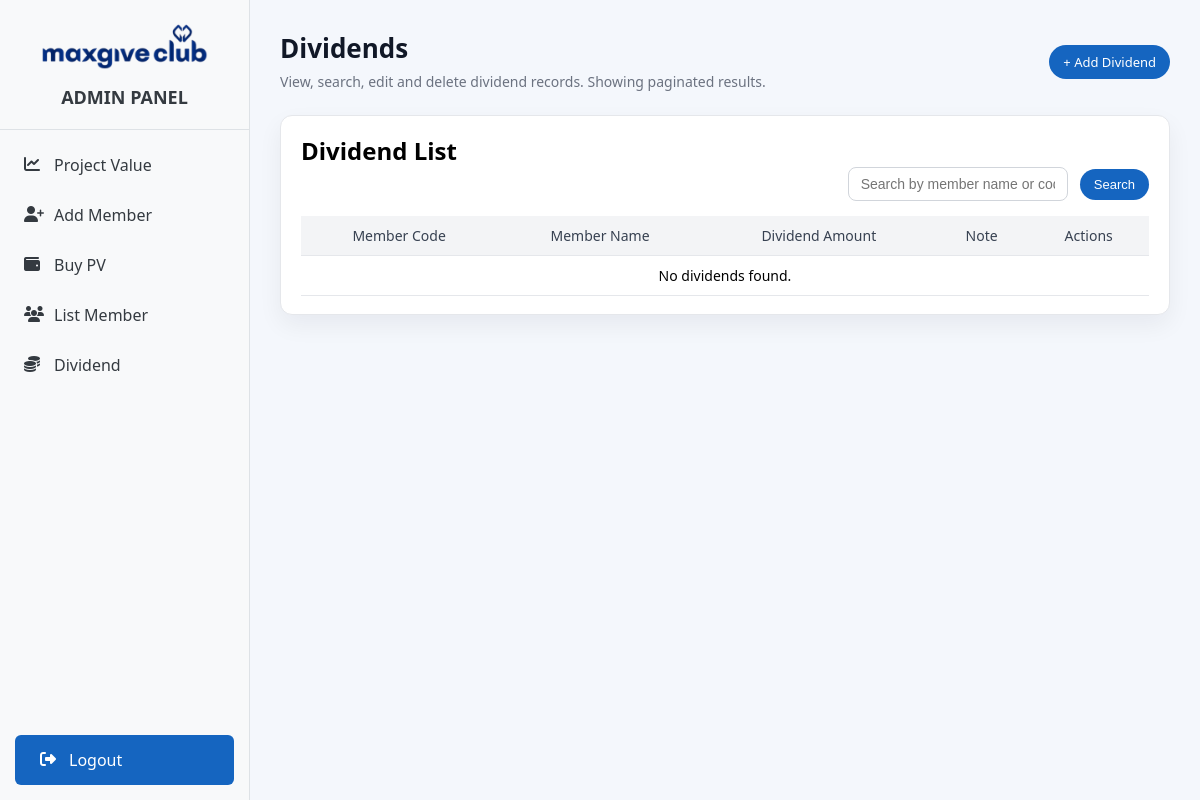
Page /dividend/ on the earlier database version.
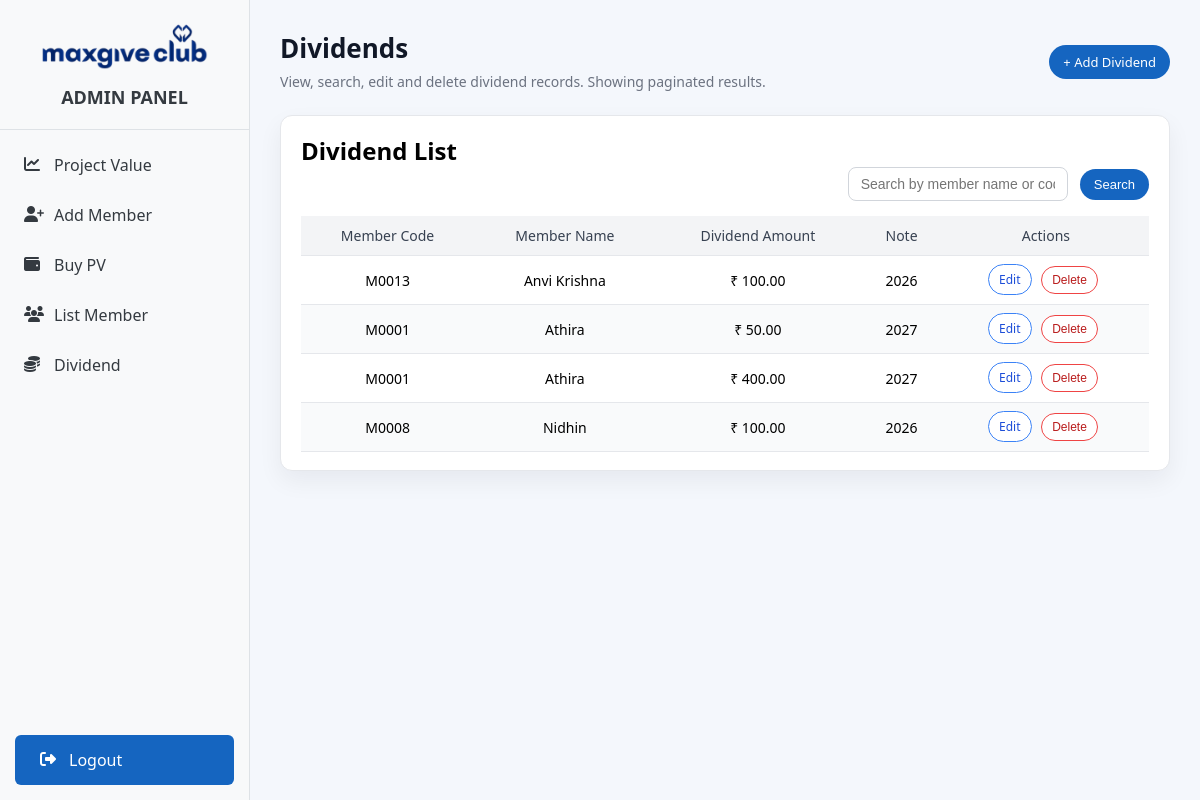
Same page on the later database version.
### clubapp/models.py (models this page shows, shortened)
class Dividend(models.Model):
    member = models.ForeignKey(Member, on_delete=models.CASCADE)
    amount = models.DecimalField(max_digits=12, decimal_places=2)
    note = models.CharField(max_length=255, blank=True)

class Member(models.Model):
    member_code = models.CharField(max_length=10, unique=True, blank=True)
    full_name = models.CharField(max_length=200)
    email = models.EmailField(unique=True)
    phone_number = models.CharField(max_length=20, blank=True)
    address = models.CharField(max_length=255, blank=True)
    password = models.CharField(max_length=128, blank=True)
    join_date = models.DateTimeField(auto_now_add=True)

### clubapp/views.py (the view)
# urls.py: path("dividend/",views.dividend_list, name="dividend_list"),
def dividend_list(request):
    q = request.GET.get("q", "")
    qs = Dividend.objects.select_related("member").order_by("-id")
    if q:
        qs = qs.filter(
            Q(member__full_name__icontains=q) |
            Q(member__member_code__icontains=q)
        )
    paginator = Paginator(qs, 10)
    page_obj = paginator.get_page(request.GET.get("page"))
    return render(request, "dividend_list.html", {
        "page_obj": page_obj,
        "query": q
    })

### clubapp/templates/dividend_list.html (shortened to what this page needs)
{% extends "admin_dashboard.html" %}
{% load static %}
{% block content %}
<div class="pv-page">
    <div class="pv-header">
        <div>
            <h1>Dividends</h1>
            <p class="pv-subtitle">
                View, search, edit and delete dividend records. Showing paginated results.
            </p>
        </div>
        <div>
            <a href="{% url 'dividend_add' %}" class="btn-primary">+ Add Dividend</a>
        </div>
    </div>
    <div class="pv-card">
        <h2>Dividend List</h2>
        <form method="get" class="search-form" style="margin-bottom: 15px; text-align: right;">
            <input type="text"
                   name="q"
                   placeholder="Search by member name or code"
                   value="{{ query }}"
                   class="search-input">
            <button type="submit" class="btn-primary">Search</button>
        </form>
        <div class="table-wrapper">
            <table class="pv-table">
                <thead>
                    <tr>
                        <th>Member Code</th>
                        <th>Member Name</th>
                        <th>Dividend Amount</th>
                        <th>Note</th>
                        <th>Actions</th>
                    </tr>
                </thead>
                <tbody>
                    {% for d in page_obj %}
                    <tr>
                        <td>{{ d.member.member_code }}</td>
                        <td>{{ d.member.full_name }}</td>
                        <td>₹ {{ d.amount }}</td>
                        <td>{{ d.note|default:"—" }}</td>
                        <td>
                            <a href="{% url 'dividend_edit' d.id %}" class="link-btn">Edit</a>
                            <form method="post"
                                  action="{% url 'dividend_delete' d.id %}"
                                  style="display:inline;"
                                  onsubmit="return confirm('Delete dividend for {{ d.member.member_code }}?');">
                                <button type="submit" class="link-btn danger">
                                    Delete
                                </button>
                            </form>
                        </td>
                    </tr>
                    {% empty %}
                    <tr>
                        <td colspan="5">No dividends found.</td>
                    </tr>
                    {% endfor %}
                </tbody>
            </table>
        </div>
    </div>
</div>
{% endblock %}

### clubapp/templates/admin_dashboard.html (shortened to what this page needs)
{% load static %}
<!DOCTYPE html>
<html lang="en">
<head>
    <link rel="stylesheet" href="https://cdnjs.cloudflare.com/ajax/libs/font-awesome/6.5.0/css/all.min.css">
</head>
<body>
<div class="sidebar">
    <div class="sidebar-header">
        <img src="{% static 'images/maxlogo.png' %}" alt="MaxGive Club Logo" class="logo">
        <h2>Admin Panel</h2>
    </div>
    <div class="menu-links">
        <a href="{% url 'project_value' %}" class="{% if request.path == '/project_value/' %}active{% endif %}">
            <i class="fa-solid fa-chart-line icon"></i>
            Project Value
        </a>
        <a href="/members/" class="{% if request.path == '/members/' %}active{% endif %}">
            <i class="fa-solid fa-user-plus icon"></i>
            Add Member
        </a>
        <a href="/buy-pv/" class="{% if request.path == '/buy-pv/' %}active{% endif %}">
            <i class="fa-solid fa-wallet icon"></i>
            Buy PV
        </a>
        <a href="/members-pv-overview/" class="{% if request.path == '/members-pv-overview/' %}active{% endif %}">
            <i class="fa-solid fa-users icon"></i>
            List Member
        </a>
        <a href="/dividend/" class="{% if request.path == '/dividend-update/' %}active{% endif %}">
            <i class="fa-solid fa-coins icon"></i>
            Dividend
        </a>
    </div>
    <a href="/logout/" class="logout-btn">
        <i class="fa-solid fa-right-from-bracket icon"></i>
        Logout
    </a>
</div>
<div class="main-content">
    {% block content %}{% endblock %}
</div>
</body>
</html>

### clubapp/templates/admin_dashboard.html (style rules this page uses)
:root { --sidebar-light: #f8f9fa; --sidebar-text: #343a40; --logo-deep-blue: #1565C0; --primary-accent: var(--logo-deep-blue); --action-blue: var(--logo-deep-blue); --light-bg: #f4f7fc; --sidebar-border: #dee2e6; }
* { margin: 0; padding: 0; box-sizing: border-box; }
body { font-family: 'Segoe UI', Tahoma, Geneva, Verdana, sans-serif; background-color: var(--light-bg); min-height: 100vh; display: flex; }
.sidebar { width: 250px; background-color: var(--sidebar-light); color: var(--sidebar-text); position: fixed; height: 100%; display: flex; flex-direction: column; border-right: 1px solid var(--sidebar-border); z-index: 1000; }
.sidebar-header { padding: 20px; text-align: center; border-bottom: 1px solid var(--sidebar-border); }
.logo { max-width: 80%; margin-bottom: 10px; }
.sidebar-header h2 { font-size: 18px; font-weight: 600; text-transform: uppercase; }
.menu-links { flex-grow: 1; padding-top: 10px; }
.sidebar a { display: flex; align-items: center; gap: 12px; padding: 14px 20px; color: var(--sidebar-text); text-decoration: none; font-size: 16px; border-left: 4px solid transparent; transition: 0.25s ease-in-out; }
.logout-btn { background-color: var(--action-blue); color: white !important; text-align: center; margin: 15px; padding: 12px 0; border-radius: 6px; font-weight: 500; transition: 0.3s ease; }
.icon { width: 18px; height: 18px; }
.logout-btn i { color: white !important; }
.main-content { margin-left: 250px; padding: 30px; width: calc(100% - 250px); }

### clubapp/templates/dividend_list.html (style rules this page uses)
:root { --deep-blue: #1565C0; --dark-blue-text: #1d4ed8; --light-blue-hover: #e5f3ff; --light-blue-border: #60a5fa; --dark-text: #111827; --muted-text: #6b7280; }
.pv-page { display: flex; flex-direction: column; gap: 24px; }
.pv-header { display: flex; justify-content: space-between; align-items: center; }
.pv-header h1 { font-size: 26px; color: var(--dark-text); margin-bottom: 6px; }
.pv-subtitle { font-size: 14px; color: var(--muted-text); }
.pv-card { background-color: #ffffff; border-radius: 12px; padding: 18px 20px; box-shadow: 0 10px 25px rgba(15, 23, 42, 0.06); border: 1px solid #e5e7eb; }
.table-wrapper { margin-top: 10px; overflow-x: auto; }
.pv-table { width: 100%; border-collapse: collapse; min-width: 700px; }
.pv-table th, .pv-table td { padding: 10px 12px; border-bottom: 1px solid #e5e7eb; font-size: 14px; text-align: center; }
.pv-table th { background: #f3f4f6; color: #374151; font-weight: 500; }
.pv-table tr:nth-child(even) { background-color: #f9fafb; }
.link-btn { font-size: 12px; padding: 6px 10px; border-radius: 999px; border: 1px solid #3b82f6; color: var(--dark-blue-text); text-decoration: none; margin-right: 6px; background: white; cursor: pointer; transition: background-color 0.2s; }
.link-btn.danger { border-color: #ef4444; color: #b91c1c; }
.btn-primary { padding: 8px 14px; border-radius: 999px; border: none; background: var(--deep-blue); color: white; font-size: 13px; font-weight: 500; text-decoration: none; cursor: pointer; transition: background-color 0.2s, box-shadow 0.2s; }
.search-input { padding: 8px 12px; border-radius: 8px; border: 1px solid #d1d5db; font-size: 14px; width: 220px; margin-right: 8px; }

Differences in the rows shown:
added Dividend: member.member_code "M0013", member.full_name "Anvi Krishna", amount "100.00", note "2026"
added Dividend: member.member_code "M0001", member.full_name "Athira", amount "50.00", note "2027"
added Dividend: member.member_code "M0001", member.full_name "Athira", amount "400.00", note "2027"
added Dividend: member.member_code "M0008", member.full_name "Nidhin", amount "100.00", note "2026"
Other differences:
text no longer shown: "No dividends found."
